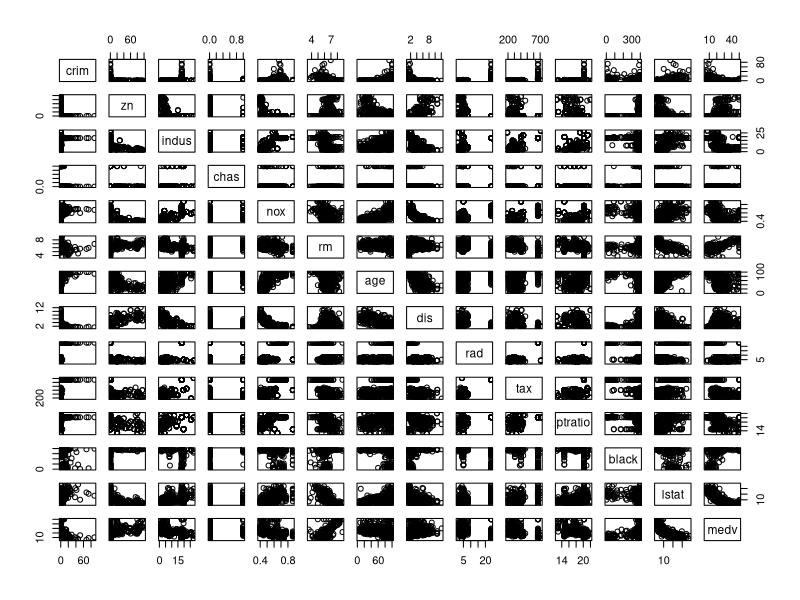
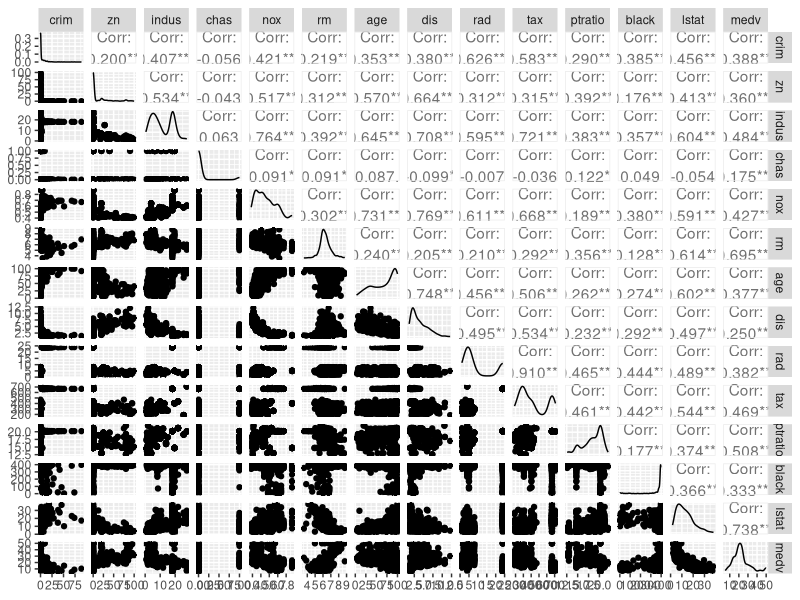
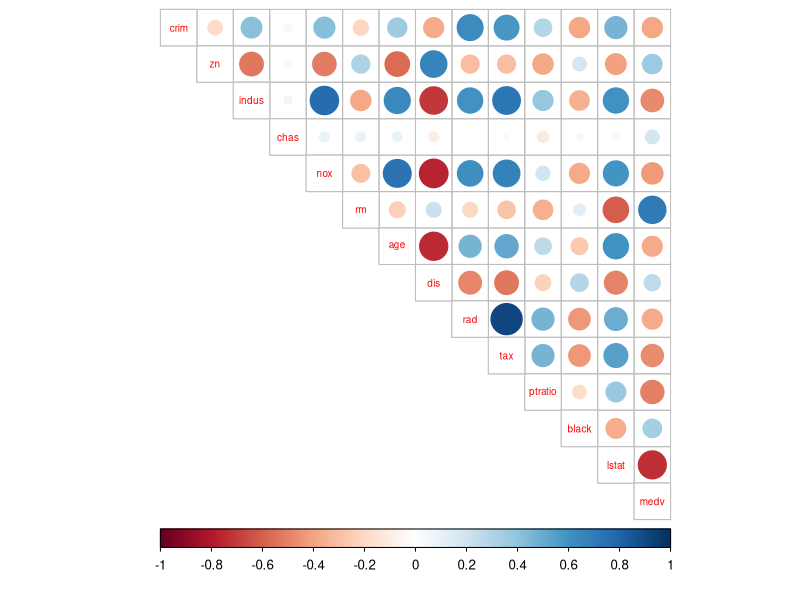
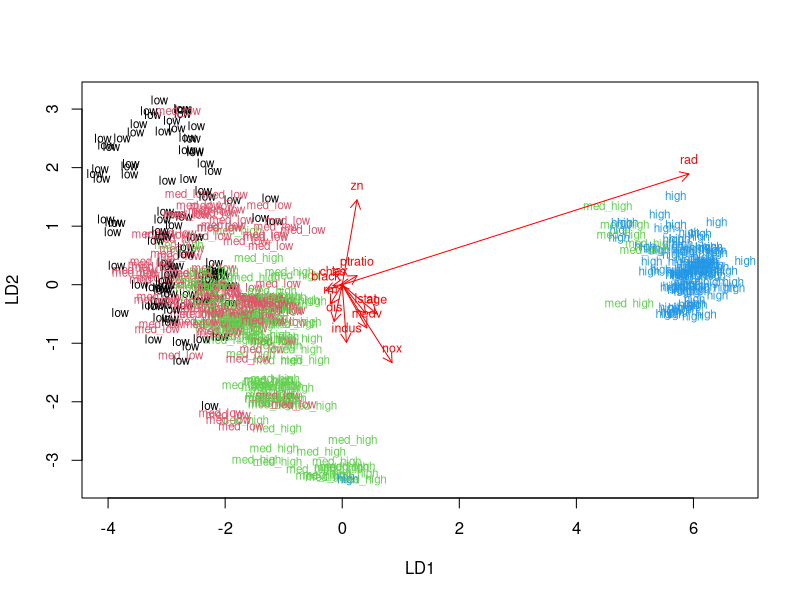
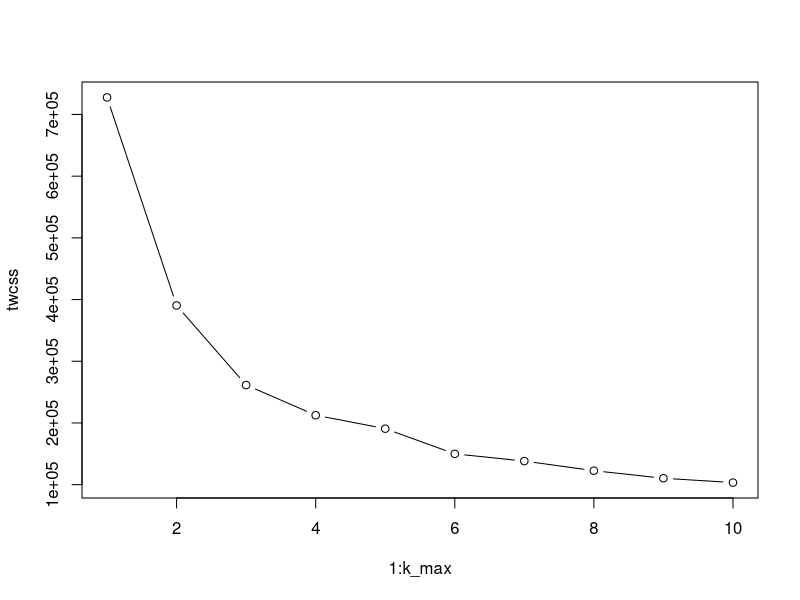
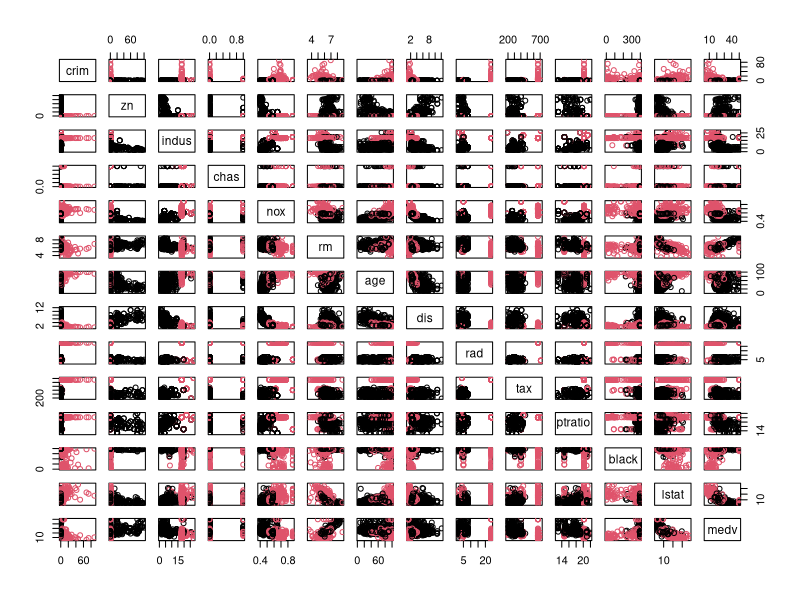

Generate these figures, in order, with R:
## ---- chunk 1
library(MASS)
library(tidyr); 
library(dplyr); 
library(ggplot2)
library(corrplot)

data("Boston")

str(Boston)
summary(Boston)
glimpse(Boston)

## ---- chunk 2
pairs(Boston)
library(GGally)
ggpairs(Boston, diag=list(continuous="density", discrete="bar"), axisLabels="show")

## ---- chunk 3
cor_matrix<-cor(Boston) %>% round(digits =2)
cor_matrix
## ---- chunk 4
library(corrplot)
corrplot(cor_matrix, method="circle", type = "upper", cl.pos = "b", tl.pos = "d", tl.cex = 0.6)
## ---- chunk 5
boston_scaled <- scale(Boston, center = TRUE, scale = TRUE)
summary(boston_scaled)

## ---- chunk 6
boston_scaled <- scale(Boston, center = TRUE, scale = TRUE)
class(boston_scaled)
boston_scaled <- as.data.frame(boston_scaled)
scaled_crim <- boston_scaled$crim  
summary(scaled_crim)
bins <- quantile(scaled_crim) 
bins
crime <- cut(scaled_crim, breaks = bins, labels = c("low", "med_low", "med_high", "high"), include.lowest = TRUE)

## ---- chunk 7
table(crime)
## ---- chunk 8
boston_scaled <- dplyr::select(boston_scaled, -crim)
boston_scaled <- data.frame(boston_scaled, crime)
## ---- chunk 9
n <- nrow(boston_scaled)
ind <- sample(n,  size = n * 0.8)
train <- boston_scaled[ind,]
test <- boston_scaled[-ind,]
## ---- chunk 10
lda.fit <- lda(crime ~ ., data = train)
lda.fit
## ---- chunk 11
lda.fit <- lda(crime ~ ., data = train)

lda.arrows <- function(x, myscale = 1, arrow_heads = 0.1, color = "red", tex = 0.75, choices = c(1,2)){
  heads <- coef(x)
  arrows(x0 = 0, y0 = 0, 
         x1 = myscale * heads[,choices[1]], 
         y1 = myscale * heads[,choices[2]], col=color, length = arrow_heads)
  text(myscale * heads[,choices], labels = row.names(heads), 
       cex = tex, col=color, pos=3)
}

classes <- as.numeric(train$crime)

plot(lda.fit, dimen = 2, col = classes, pch = classes)
lda.arrows(lda.fit, myscale = 2)

## ---- chunk 12
lda.pred <- predict(lda.fit, newdata = test)
table(correct = test$crime, predicted = lda.pred$class)
## ---- chunk 13
dist_eu <- dist(boston_scaled, method = "euclidean")
summary(dist_eu)
## ---- chunk 14
km <-kmeans(dist_eu, centers = 4)

## ---- chunk 15
set.seed(123)
k_max <- 10
twcss <- sapply(1:k_max, function(k){kmeans(dist_eu, k)$tot.withinss})
plot(1:k_max, twcss, type='b')
km <-kmeans(dist_eu, centers = 2)
pairs(Boston, col = km$cluster)
